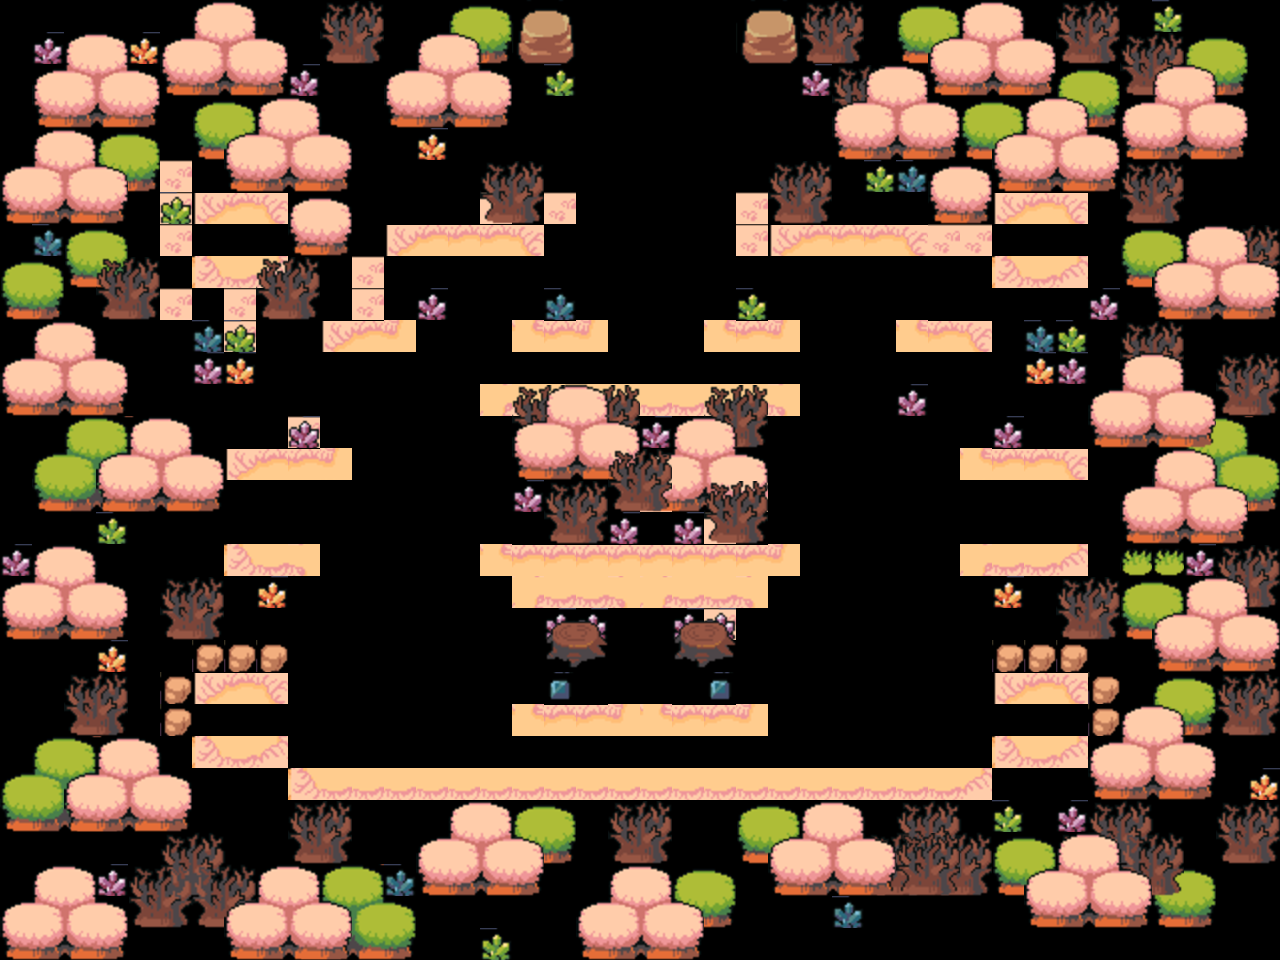

This game map was drawn from its Tiled (.tmx) file and the tilesets committed beside it. A one-line description and the trimmed map source follow:
An orthogonal 40x30 tile map with 32x32 px tiles, 4 tile layers (Tilelaag 1, Tilelaag 4, Tilelaag 3, Tilelaag 2) and 24 objects (19x obstacle, 4x dinosaur, player).

<map version="1.8" tiledversion="1.8.4" orientation="orthogonal" renderorder="right-down" width="40" height="30" tilewidth="32" tileheight="32" infinite="0" nextlayerid="8" nextobjectid="37">
 <tileset firstgid="1" name="tiles-spritesheet" tilewidth="32" tileheight="32" tilecount="0" columns="67">
  <image source="tiles-spritesheet.png" width="2144" height="1568" />
 </tileset>
 <layer id="1" name="Tilelaag 1" width="40" height="30">
  <data>[1200 cells, 138 non-empty, 11 distinct tile ids]</data>
 </layer>
 <layer id="6" name="Tilelaag 4" width="40" height="30">
  <data>[1200 cells, 174 non-empty, 31 distinct tile ids]</data>
 </layer>
 <layer id="5" name="Tilelaag 3" width="40" height="30">
  <data>[1200 cells, 125 non-empty, 36 distinct tile ids]</data>
 </layer>
 <objectgroup id="7" name="objects">
  <object id="3" type="obstacle" x="500" y="396" width="280" height="145" />
  <object id="6" type="obstacle" x="900" y="390" width="20" height="20" />
  <object id="7" type="obstacle" x="425" y="294" width="20" height="20" />
  <object id="9" type="obstacle" x="166" y="567" width="133" height="233" />
  <object id="11" type="obstacle" x="158" y="160" width="80" height="404" />
  <object id="12" type="obstacle" x="238" y="158" width="85" height="292" />
  <object id="13" type="obstacle" x="316" y="161" width="73" height="165" />
  <object id="14" type="obstacle" x="0" y="0" width="585" height="230" />
  <object id="15" type="obstacle" x="532" y="226" width="52" height="104" />
  <object id="18" type="obstacle" x="980" y="567" width="125" height="220" />
  <object id="19" type="obstacle" x="723" y="0" width="365" height="231" />
  <object id="20" type="obstacle" x="912" y="221" width="185" height="108" />
  <object id="21" type="obstacle" x="968" y="319" width="115" height="142" />
  <object id="23" type="obstacle" x="532" y="600" width="85" height="111" />
  <object id="24" type="obstacle" x="665" y="602" width="82" height="114" />
  <object id="26" type="obstacle" x="726" y="231" width="50" height="94" />
  <object id="27" type="obstacle" x="0" y="789" width="1280" height="170" />
  <object id="29" type="obstacle" x="1078" y="1.33333" width="200" height="783.67" />
  <object id="30" type="obstacle" x="0" y="156" width="196.333" height="753.333" />
  <object id="41" type="player" x="651.5" y="223.5">
   <point />
  </object>
  <object id="42" type="dinosaur" x="868" y="700">
   <point />
  </object>
  <object id="34" type="dinosaur" x="406" y="700">
   <point />
  </object>
  <object id="36" type="dinosaur" x="390" y="516">
   <point />
  </object>
  <object id="35" type="dinosaur" x="876" y="542">
   <point />
  </object>
 </objectgroup>
 <layer id="4" name="Tilelaag 2" width="40" height="30">
  <data>[1200 cells, 359 non-empty, 20 distinct tile ids]</data>
 </layer>
</map>